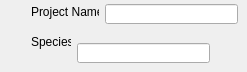
           <widget class="QWidget" name="page_12">
            <widget class="QLabel" name="label_6">
             <property name="geometry">
              <rect>
               <x>31</x>
               <y>4</y>
               <width>68</width>
               <height>16</height>
              </rect>
             </property>
             <property name="text">
              <string>Project Name:</string>
             </property>
            </widget>
            <widget class="QLineEdit" name="lineEdit_4">
             <property name="geometry">
              <rect>
               <x>105</x>
               <y>4</y>
               <width>133</width>
               <height>20</height>
              </rect>
             </property>
            </widget>
            <widget class="QLineEdit" name="lineEdit_13">
             <property name="enabled">
              <bool>true</bool>
             </property>
             <property name="geometry">
              <rect>
               <x>77</x>
               <y>43</y>
               <width>133</width>
               <height>20</height>
              </rect>
             </property>
            </widget>
            <widget class="QLabel" name="label_30">
             <property name="geometry">
              <rect>
               <x>31</x>
               <y>34</y>
               <width>40</width>
               <height>16</height>
              </rect>
             </property>
             <property name="sizePolicy">
              <sizepolicy hsizetype="Maximum" vsizetype="Preferred">
               <horstretch>0</horstretch>
               <verstretch>0</verstretch>
              </sizepolicy>
             </property>
             <property name="maximumSize">
              <size>
               <width>45</width>
               <height>16777215</height>
              </size>
             </property>
             <property name="text">
              <string>Species:</string>
             </property>
            </widget>
           </widget>
